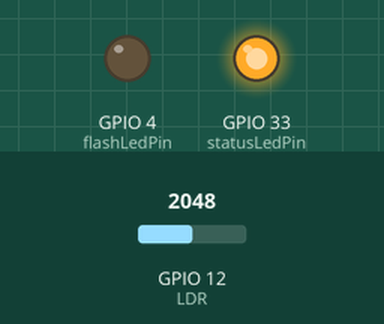
The sketch below on a simulated ESP32. On the bench: output pins drawn as LEDs (lit = HIGH). The test bench sets the inputs (shaded band); at power-on: GPIO 12 (LDR) = 2048. WiFi joins after 1.5 s; servers stay silent unless stated; no MQTT or app messages arrive unless stated; what the sketch prints to the serial monitor is not drawn.

Above: at 0.1 s.
At 1.6 s:
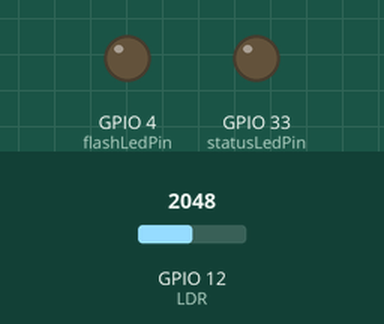
Timing chart, 0 to 3.1 s (numbered marks = the images above):
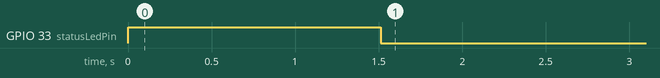

The sketch:

LDR.ino
```cpp
/*
 * Envío de información del DHT11 por MQTT
 * por: Hugo Escalpelo
 * Fecha: 28 de julio de 2021
 * Actualizado por: Gustavo M-A.
 * Fecha: 25 de abril de 2023
 *
 * Este programa realiza la lectura del sensor DHT11 con ayuda de la biblioteca
 * de Adafruit y envía el temperatura y humedad relativa por MQTT en un JSON.
 * Este programa está basado en el programa MQTT Basic y JSON básic del repositorio
 * de Código IoT
 *
 * Componente     PinESP32CAM     Estados lógicos
 * ledStatus------GPIO 33---------On=>LOW, Off=>HIGH
 * ledFlash-------GPIO 4----------On=>HIGH, Off=>LOW
 *
 * DHT11    ESP32CAM
 * S--------GPIO 13
 * GND------GND
 * +--------5V
 */

//Bibliotecas
#include <WiFi.h>  // Biblioteca para el control de WiFi
#include <PubSubClient.h> //Biblioteca para conexion MQTT
//Datos de WiFi
//const char* ssid = "D-GEC92";  // Aquí debes poner el nombre de tu red, en nuestro caso generamos una red local
//const char* password = "D-064689413";  // Aquí debes poner la contraseña de tu red
const char* ssid = "IZZI-EF0D";  // Aquí debes poner el nombre de tu red, en nuestro caso generamos una red local
const char* password = "C863FC34EF0D";  // Aquí debes poner la contraseña de tu red
//Datos del broker MQTT
const char* mqtt_server = "192.168.0.5"; // Si estas en una red local, coloca la IP asignada, en caso contrario, coloca la IP publica
IPAddress server(192,168,0,5);
// Objetos
WiFiClient espClient; // Este objeto maneja los datos de conexion WiFi
PubSubClient client(espClient); // Este objeto maneja los datos de conexion al broker
//DHT dht(DHTPIN, DHTTYPE); // Objeto que inicia el sensor
// Variables
int flashLedPin = 4;  // Para indicar el estatus de conexión
int statusLedPin = 33; // Para ser controlado por MQTT
long timeNow, timeLast; // Variables de control de tiempo no bloqueante
int data = 0; // Contador
int wait = 1000;  // Indica la espera cada 1 segundos para envío de mensajes MQTT

//int LDR1=12;
//int valor_ilum1=0;
int LDR=12;
int valor;
// Inicialización del programa
void setup() {
  // Iniciar comunicación serial
  //pinMode(LDR1,INPUT);
  pinMode(LDR,INPUT);
  Serial.begin (115200);
  Serial.println ("Programa iniciado");

  //
  pinMode (flashLedPin, OUTPUT);
  pinMode (statusLedPin, OUTPUT);
  digitalWrite (flashLedPin, LOW);
  digitalWrite (statusLedPin, HIGH);

  //pinMode(13,OUTPUT);
  //pinMode(LDRPin1,INPUT);

  Serial.println();
  Serial.println();
  Serial.print("Conectar a ");
  Serial.println(ssid);

  WiFi.begin(ssid, password); // Esta es la función que realiz la conexión a WiFi

  while (WiFi.status() != WL_CONNECTED) { // Este bucle espera a que se realice la conexión
    digitalWrite (statusLedPin, HIGH);
    delay(500); //dado que es de suma importancia esperar a la conexión, debe usarse espera bloqueante
    digitalWrite (statusLedPin, LOW);
    Serial.print(".");  // Indicador de progreso
    delay (5);
  }

  // Cuando se haya logrado la conexión, el programa avanzará, por lo tanto, puede informarse lo siguiente
  Serial.println();
  Serial.println("WiFi conectado");
  Serial.println("Direccion IP: ");
  Serial.println(WiFi.localIP());

  // Si se logro la conexión, encender led
  if (WiFi.status () > 0){
  digitalWrite (statusLedPin, LOW);
  }
   Serial.println("Linea 88, wifi estatus, se logro la conexion");
  delay (1000); // Esta espera es solo una formalidad antes de iniciar la comunicación con el broker

   Serial.println("Comienza la conexion al broquer");
  // Conexión con el broker MQTT
  client.setServer(server, 1883); // Conectarse a la IP del broker en el puerto indicado
  //client.setCallback(callback); // Activar función de CallBack, permite recibir mensajes MQTT y ejecutar funciones a partir de ellos
  delay(1500);  // Esta espera es preventiva, espera a la conexión para no perder información
Serial.println("Termina la conexion al broquer");
//  dht.begin(); // Función que inicia el sensor

  timeLast = millis (); // Inicia el control de tiempo
}// fin del void setup ()

// Cuerpo del programa, bucle principal
void loop() {
  //Verificar siempre que haya conexión al broker

  //Serial.println("Cliente conectado, si no reconectar");
  if (!client.connected()) {
    reconnect();  // En caso de que no haya conexión, ejecutar la función de reconexión, definida despues del void setup ()
    Serial.println("Se ha mandado a la funcion reconectar GMA");
  }// fin del if (!client.connected())
  client.loop(); // Esta función es muy importante, ejecuta de manera no bloqueante las funciones necesarias para la comunicación con el broker
  delay(wait);
  timeNow = millis(); // Control de tiempo para esperas no bloqueantes
  if (timeNow - timeLast > wait) { // Manda un mensaje por MQTT cada cinco segundos
    timeLast = timeNow; // Actualización de seguimiento de tiempo
    // distancia:

    /*V1=analogRead(LDRPin1);
    ilum1=((long)V1*A1*10)/((long)Ba*Rc1*(1024-V1));
    Serial.println(ilum1);
    if(ilum1>5)
    msj1="Cajon Libre";
    else
    msj1="Cajon Ocupado";*/
    /*valor_ilum1=analogRead(LDR1);
    //valor_ilum1=20;
    Serial.println(valor_ilum1);
    delay(1000);*/
    //LeerLDR();
      valor=analogRead(LDR);
  Serial.println(valor);
  delay(1000);
    // Secuencia que se asegura de que la conexión con el sensor exista
    /*if (isnan(valor)) {
      Serial.println(F("Failed to read from LDR 1 sensor!"));
      return;
    }*/

    //printLocalTime();
    String json = "{\"id\":\"Estado:\",\"sensor1\":"+String(valor)+"}";
    //String json = "{\"id\":\"Temperatura\",\"temp\":"+String(d)+",\"hum\":"+String(h)+"}";
    Serial.println(json); // Se imprime en monitor solo para poder visualizar que el string esta correctamente creado
    int str_len = json.length() + 1;//Se calcula la longitud del string
    char char_array[str_len];//Se crea un arreglo de caracteres de dicha longitud
    json.toCharArray(char_array, str_len);//Se convierte el string a char array
    client.publish("FCAeI/mqtt/GMA/LDR", char_array);
    //codigoIoT/flow5/mqtt/clima, o checar si es: codigoIoT/Mor/mqtt/flow4 (checar  *)
  }// fin del if (timeNow - timeLast > wait)
}// fin del void loop ()

// Funciones de usuario
/*
// Esta función permite tomar acciones en caso de que se reciba un mensaje correspondiente a un tema al cual se hará una suscripción
void callback(char* topic, byte* message, unsigned int length) {

  // Indicar por serial que llegó un mensaje
  Serial.print("Llegó un mensaje en el tema: ");
  Serial.print(topic);

  // Concatenar los mensajes recibidos para conformarlos como una varialbe String
  String messageTemp; // Se declara la variable en la cual se generará el mensaje completo
  for (int i = 0; i < length; i++) {  // Se imprime y concatena el mensaje
    Serial.print((char)message[i]);
    messageTemp += (char)message[i];
  }

  // Se comprueba que el mensaje se haya concatenado correctamente
  Serial.println();
  Serial.print ("Mensaje concatenado en una sola variable: ");
  Serial.println (messageTemp);

  // En esta parte puedes agregar las funciones que requieras para actuar segun lo necesites al recibir un mensaje MQTT

  // Ejemplo, en caso de recibir el mensaje true - false, se cambiará el estado del led soldado en la placa.
  // El ESP323CAM está suscrito al tema codigoIoT/ejemplo/mqttin
  if (String(topic) == "FCAeI/mqtt/GMA/LDR") {  // En caso de recibirse mensaje en el tema codigoIoT/ejemplo/mqttin
    if(messageTemp == "true"){
      Serial.println("Led encendido");
      digitalWrite(flashLedPin, HIGH);
    }// fin del if (String(topic) == "codigoIoT/ejemplo/mqttin")
    else if(messageTemp == "false"){
      Serial.println("Led apagado");
      digitalWrite(flashLedPin, LOW);
    }// fin del else if(messageTemp == "false")
  }// fin del if (String(topic) == "codigoIoT/ejemplo/mqttin")
}// fin del void callback
*/
// Función para reconectarse
void reconnect() {
  // Bucle hasta lograr conexión
  while (!client.connected()) { // Pregunta si hay conexión
    Serial.print("Tratando de contectarse...");
    // Intentar reconexión
    if (client.connect("ESP32CAMClient")) { //Pregunta por el resultado del intento de conexión
      Serial.println("Conectado");
      //client.subscribe("codigoIoT/mqtt"); // Esta función realiza la suscripción al tema
      client.subscribe("FCAeI/mqtt/GMA/LDR"); // Esta función realiza la suscripción al tema
    }// fin del  if (client.connect("ESP32CAMClient"))
    else {  //en caso de que la conexión no se logre
      Serial.print("Conexion fallida, Error rc=");
      Serial.print(client.state()); // Muestra el codigo de error
      Serial.println(" Volviendo a intentar en 5 segundos");
      // Espera de 5 segundos bloqueante
      delay(1000);
      Serial.println (client.connected ()); // Muestra estatus de conexión
    }// fin del else
  }// fin del bucle while (!client.connected())
}// fin de void reconnect(

void printLocalTime()
{
  struct tm timeinfo;
  if(!getLocalTime(&timeinfo)){
    Serial.println("Failed to obtain time");
    return;
  }
  Serial.println(&timeinfo, "%A, %B %d %Y %H:%M:%S");
}

void LeerLDR()
{
  valor=analogRead(LDR);
  Serial.println(valor);
  delay(1000);
}
```
